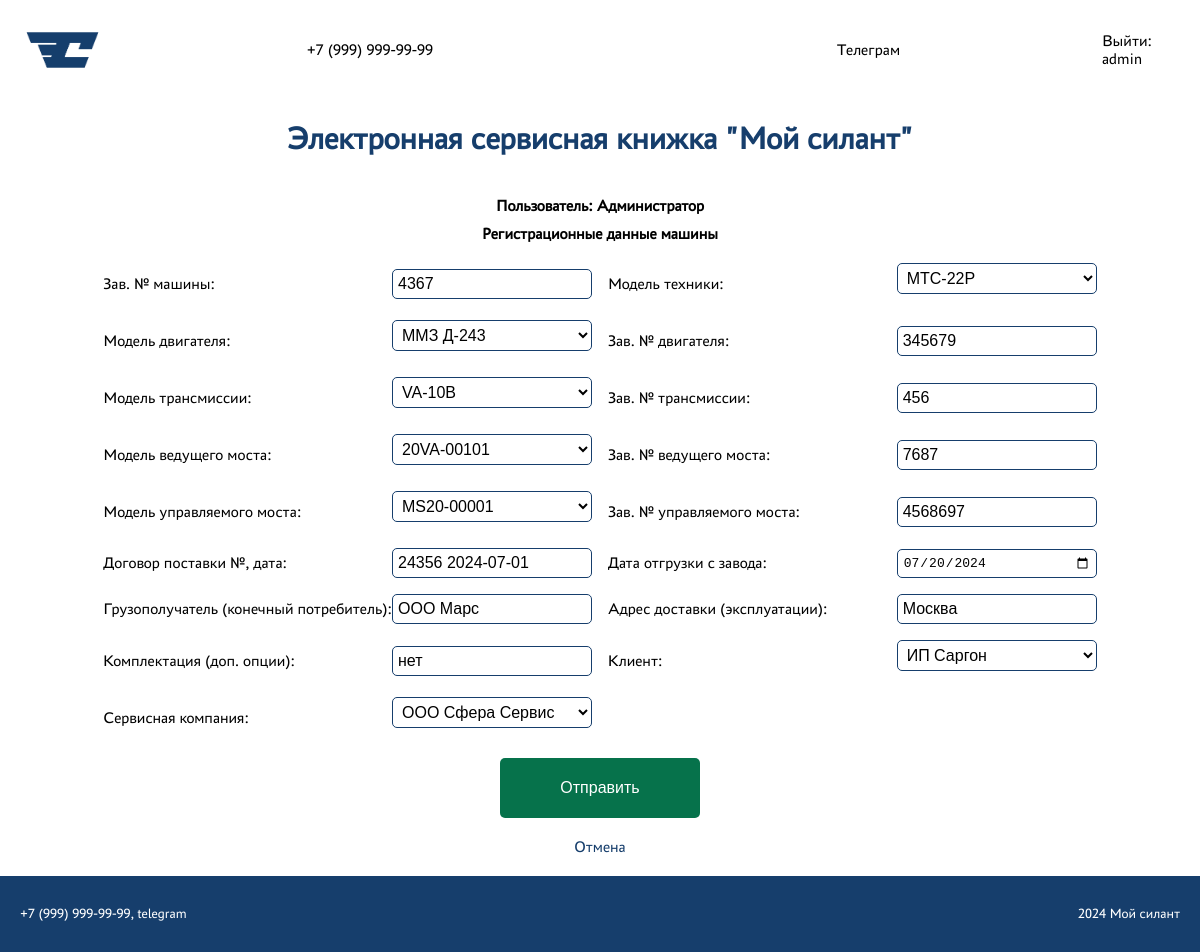
The page /machines/update/2/ (signed in) on the database its author committed.
### loaders/models.py (models this page shows, shortened)
class Machine(models.Model):
    serial_number = models.CharField(max_length=255, verbose_name='Зав. № машины')
    equipment = models.ForeignKey(EquipmentModel, on_delete=models.CASCADE, verbose_name='Модель техники')
    engine_model = models.ForeignKey(EngineModel, on_delete=models.CASCADE, verbose_name='Модель двигателя')
    engine_serial = models.CharField(max_length=255, verbose_name='Зав. № двигателя')
    transmission_model = models.ForeignKey(TransmissionModel, on_delete=models.CASCADE, verbose_name='Модель трансмиссии')
    transmission_serial = models.CharField(max_length=255, verbose_name='Зав. № трансмиссии')
    drive_axle_model = models.ForeignKey(DriveAxleModel, on_delete=models.CASCADE, verbose_name='Модель ведущего моста')
    drive_axle_serial = models.CharField(max_length=255, verbose_name='Зав. № ведущего моста')
    steerable_axle_model = models.ForeignKey(SteeringAxleModel, on_delete=models.CASCADE, verbose_name='Модель управляемого моста')
    steerable_axle_serial = models.CharField(max_length=255, verbose_name='Зав. № управляемого моста')
    delivery_contract = models.CharField(max_length=255, verbose_name='Договор поставки №, дата')
    shipment_date = models.DateField(null=True, verbose_name='Дата отгрузки с завода')
    recipient = models.CharField(max_length=255, verbose_name='Грузополучатель (конечный потребитель)')
    delivery_address = models.CharField(max_length=255, blank=True, verbose_name='Адрес доставки (эксплуатации)')
    configuration = models.CharField(max_length=255, blank=True, verbose_name='Комплектация (доп. опции)')
    client = models.ForeignKey(Client, on_delete=models.CASCADE, verbose_name='Клиент')
    service_company = models.ForeignKey(ServiceCompany, on_delete=models.CASCADE, verbose_name='Сервисная компания')
    class Meta:
        ordering = ['-shipment_date']

### loaders/views.py (the view)
# urls.py: path('machines/update/<int:pk>/', MachineUpdateView.as_view(), name='machine_update'),
@method_decorator(login_required, name="dispatch")
@method_decorator(
    permission_required("loaders.change_machine", raise_exception=True), name="dispatch"
)
class MachineUpdateView(UpdateView):
    form_class = MachineForm
    model = Machine
    template_name = "machine/machine_create.html"
    success_url = "/machines/"

### loaders/forms.py
class MachineForm(forms.ModelForm):
    class Meta:
        model = Machine
        fields = [
            'serial_number',
            'equipment',
            'engine_model',
            'engine_serial',
            'transmission_model',
            'transmission_serial',
            'drive_axle_model',
            'drive_axle_serial',
            'steerable_axle_model',
            'steerable_axle_serial',
            'delivery_contract',
            'shipment_date',
            'recipient',
            'delivery_address',
            'configuration',
            'client',
            'service_company',
        ]
        widgets = {
            'shipment_date': forms.DateInput(attrs={'type': 'date'}),
        }

### loaders/models.py (called while the page is built)
    def __str__(self):
        return self.name

### templates/machine/machine_create.html (shortened to what this page needs)
{% extends 'home.html' %}
{% block content %}
<div class="create-form-wrapper">
  <h1>Регистрационные данные машины{{ title }}</h1>
  <form action="" method="POST" class="create-form">
    <div class="labels-inputs">{% csrf_token %} {{ form.as_p }}</div>
    <div class="submit-form-button">
      <button type="submit" class="sign-button sign-button-large">
        Отправить
      </button>
    </div>
  </form>
</div>
<div class="back">
  <a href="{% url 'machine_list' %}" class="back-href">Отмена</a>
</div>
{% endblock content %}

### templates/home.html (shortened to what this page needs)
<!DOCTYPE html>
<html lang="en">
  <head>
    {% load static %}
    <link rel="stylesheet" href="{% static 'css/base.css' %}" />
    <link rel="stylesheet" href="{% static 'css/main/main.css' %}" />
    <link rel="stylesheet" href="{% static 'css/tabs/tabs.css' %}" />
    <link rel="stylesheet" href="{% static 'css/forms/create_forms.css' %}" />
    <link rel="stylesheet" href="{% static 'css/forms/login_forms.css' %}" />
    <link rel="stylesheet" href="{% static 'css/forms/filter_forms.css' %}" />
    <link rel="stylesheet" href="{% static 'css/modal/modal.css' %}" />
  </head>
  <body>
    <nav>
      <div class="logo-signin-wrapper">
        <img src="{% static 'img/logo.jpg' %}" />
        <div class="contact-container">
          <span>+7 (999) 999-99-99</span>
          <span>Телеграм</span>
        </div>
        {% if user.is_authenticated %}
        <a href="{% url 'account_logout' %}">Выйти: {{ user.username }}</a>
        {% else %}
        <a href="{% url 'account_login' %}">Авторизация</a>
        {% endif %}
      </div>
    </nav>
    <h1 class="title">Электронная сервисная книжка "Мой силант"</h1>
    <section class="main-section">
      <div class="user-info">
        {% if client %}
        <h1>Пользователь: {{ client }}</h1>
        {% elif user %}
        <h1>Пользователь: {{ user.last_name }}</h1>
        {% elif user.is_superuser %}
        <h1>Пользователь: Администратор</h1>
        {% else %}
        <h1>Пользователь: Гость</h1>
        {% endif %}
      </div>
      {% block content %}{% endblock %}
    </section>
    <footer>
      <div class="footer-wrapper">
        <span>+7 (999) 999-99-99, telegram</span>
        <span>2024 Мой силант</span>
      </div>
    </footer>
  </body>
</html>

### static/css/base.css (style rules this page uses)
* { margin: 0; padding: 0; border: 0; outline: 0; font-size: 100%; vertical-align: baseline; background: transparent; }
html, body { display: flex; flex-direction: column; align-items: center; height: 100%; width: 100%; font-family: "PT Astra Sans", sans-serif; }
nav { background-color: white; width: 100%; display: flex; flex-direction: column; align-items: center; justify-content: space-between; align-items: center; color: black; }
.contact-container { display: flex; flex-direction: row; justify-content: space-around; align-items: center; width: 100%; }
.logo-signin-wrapper { display: flex; justify-content: space-between; align-items: center; width: 100%; }
.logo-signin-wrapper > img { height: 60px; padding: 20px 0 20px 20px; }
.logo-signin-wrapper > a { color: black; text-decoration: none; padding-right: 20px; }
.title { color: #163e6c; font-size: 32px; padding: 20px 0 20px 0; }
.main-section { display: flex; flex-direction: column; align-items: center; background-color: white; padding: 20px 0 0 0; margin-bottom: 20px; height: 200vh; }
footer { background-color: #163e6c; height: 100px; width: 100%; }
.footer-wrapper { color: white; font-size: 14px; display: flex; justify-content: space-between; align-items: center; width: 100%; height: 100%; }
.footer-wrapper > span { padding: 30px 20px 30px 20px; }

### static/css/main/main.css (style rules this page uses)
.user-info { display: flex; flex-direction: column; margin-bottom: 10px; }

### static/css/forms/create_forms.css (style rules this page uses)
.create-form-wrapper { display: flex; flex-direction: column; justify-content: center; align-items: center; }
.create-form { display: flex; flex-direction: column; justify-content: center; align-items: center; width: 100%; margin-top: 20px; }
.labels-inputs { display: grid; grid-template-columns: repeat(2, 1fr); grid-gap: 16px; }
.labels-inputs p { display: flex; justify-content: space-between; align-items: center; margin: 0; }
.labels-inputs p label, .labels-inputs p input { flex-basis: auto; }
.labels-inputs p input { width: 188px; border-radius: 5px; padding: 5px; background-color: white; border: 1px solid #163E6C; }

### static/css/forms/login_forms.css (style rules this page uses)
.sign-button { margin-top: 20px; margin-bottom: 20px; width: 120px; height: 60px; border-radius: 5px; padding: 5px; background-color: #06724b; cursor: pointer; color: white; transition: 0.3s; }
.sign-button-large { width: 200px; }
.back-href { margin-top: 30px; cursor: pointer; color: #163e6c; text-decoration: none; transition: 0.3s; }

### static/css/forms/filter_forms.css (style rules this page uses)
div > input, select { border-radius: 5px; padding: 5px; background-color: white; border: 1px solid #163E6C; width: 300px; margin-bottom: 10px; width: 200px; }

### rows shown on the page
Machine: serial_number "4367", equipment "MTC-22P", engine_model "ММЗ Д-243", engine_serial "345679", transmission_model "VA-10B", transmission_serial "456", drive_axle_model "20VA-00101", drive_axle_serial "7687", steerable_axle_model "MS20-00001", steerable_axle_serial "4568697", delivery_contract "24356 2024-07-01", shipment_date "07/20/2024", recipient "ООО Марс", delivery_address "Москва", configuration "нет", client "ИП Саргон", service_company "ООО Сфера Сервис"

### other values the page prints
{{ user.username }} "admin"
{{ user.last_name }} "Администратор"
